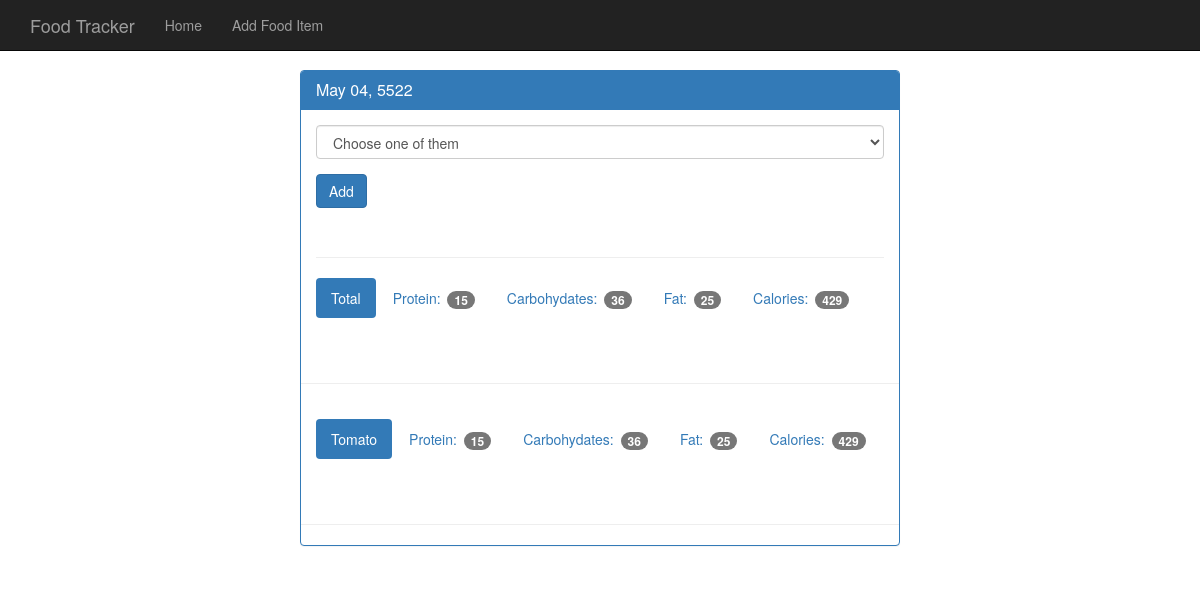
The page /view/55220504 on the database its author committed.
### tables this page shows
CREATE TABLE food (
	id integer primary key autoincrement,
	name text not null,
	protein integer not null,
	carbohydrates integer not null,
	fat integer not null,
	calories integer not null
);

### app.py (the view)
@app.route('/view/<date>', methods=['POST', 'GET'])	#this date will be like 20170826 #for viewing day, various ways for particular date.. by adding parameter or by using query string value...
def view(date):
	db=get_db()
	cur = db.execute('select id, entry_date from log_date\
	where entry_date = ?', [date])
	date_result= cur.fetchone() #will haveid as well as the entry date as result['id'], result['entry_date']
	if request.method=='POST':
		db.execute('insert into food_date (food_id, log_date_id) values (?, ?)', [request.form['food-select'], date_result['id']])
		db.commit()
	d=datetime.strptime(str(date_result['entry_date']), '%Y%m%d')
	pretty_date = datetime.strftime(d,'%B %d, %Y')
	food_cur = db.execute('select id, name from food')
	food_results=food_cur.fetchall()
	log_cur=db.execute('select food.name, food.protein, food.carbohydrates, food.fat, food.calories from log_date\
		join food_date on food_date.log_date_id=log_date.id\
		join food on food.id=food_date.food_id where entry_date = ?', [date])
	log_results=log_cur.fetchall()
	totals = {} #dictionary
	totals['protein'] = 0
	totals['carbohydrates'] = 0
	totals['fat'] = 0
	totals['calories'] = 0
	for food in log_results:
		totals['protein'] += food['protein'] #this means the result that we get though query is an array but the variable we take for loop make it individual dictionary..
		totals['carbohydrates'] += food['carbohydrates']
		totals['fat'] += food['fat']
		totals['calories'] += food['calories']
	return render_template('day.html', entry_date= date_result['entry_date'], pretty_date=pretty_date,\
		food_results=food_results, log_results=log_results, totals=totals)

### database.py (called while the page is built)
def connect_db():
	sql=sqlite3.connect('C:\Flask\Flask_main\Food_App\Food_log.db')
	sql.row_factory=sqlite3.Row
	return sql

def get_db():
	if not hasattr(g,'sqlite3'):
		g.sqlite_db=connect_db()
	return g.sqlite_db

### Templates/day.html (shortened to what this page needs)
{% extends 'base.html' %}
    {% block body %}
    <nav class="navbar navbar-inverse navbar-fixed-top">
      <div class="container">
        <div class="navbar-header">
          <a class="navbar-brand" href="{{ url_for('index') }}">Food Tracker</a>
        </div>
        <div id="navbar" class="navbar-collapse collapse">
          <ul class="nav navbar-nav">
            <li><a href="{{ url_for('index') }}">Home</a></li>
            <li><a href="{{ url_for('food') }}">Add Food Item</a></li>
          </ul>
        </div>
      </div>
    </nav>
    <div class="container theme-showcase col-sm-6 col-sm-offset-3" role="main">
      <div class="row">
        <div>
          <div class="panel panel-primary">
            <div class="panel-heading">
              <h3 class="panel-title">{{pretty_date}}</h3>
            </div>
            <div class="panel-body">
              <form method="POST" action="{{url_for('view', date=entry_date)}}">
                <div class="form-group">
                  <select class="form-control" name="food-select">
                  <option selected disabled>Choose one of them</option>
                  </select>
                </div>
                <button type="submit" class="btn btn-primary">Add</button>
              </form>
              <div class="page-header"></div>
              <ul class="nav nav-pills" role="tablist">
                <li class="active"><a>Total</a></li>
                <li><a>Protein: <span class="badge">{{ totals.protein }}</span></a></li>
                <li><a>Carbohydates: <span class="badge">{{ totals.carbohydrates }}</span></a></li>
                <li><a>Fat: <span class="badge">{{ totals.fat }}</span></a></li>
                <li><a>Calories: <span class="badge">{{ totals.calories }}</span></a></li>
              </ul>
            </div>
            <div class="page-header"></div>
            {% for food in log_results %}
            <div class="panel-body">
              <ul class="nav nav-pills" role="tablist">
                <li class="active"><a>{{ food.name }}</a></li>
                <li><a>Protein: <span class="badge">{{ food.protein }}</span></a></li>
                <li><a>Carbohydates: <span class="badge">{{ food.carbohydrates }}</span></a></li>
                <li><a>Fat: <span class="badge">{{ food.fat }}</span></a></li>
                <li><a>Calories: <span class="badge">{{ food.calories }}</span></a></li>
              </ul>
            </div>
            <div class="page-header"></div>
            {% endfor %}
          </div>
        </div>
      </div>
    </div>
{% endblock %}

### static/theme.css (style rules this page uses)
body { padding-top: 70px; padding-bottom: 30px; }

### rows shown on the page
food: name "Tomato", protein "15", carbohydrates "36", fat "25", calories "429"

### other values the page prints
{{ pretty_date }} "May 04, 5522"
{{ totals.protein }} "15"
{{ totals.carbohydrates }} "36"
{{ totals.fat }} "25"
{{ totals.calories }} "429"
